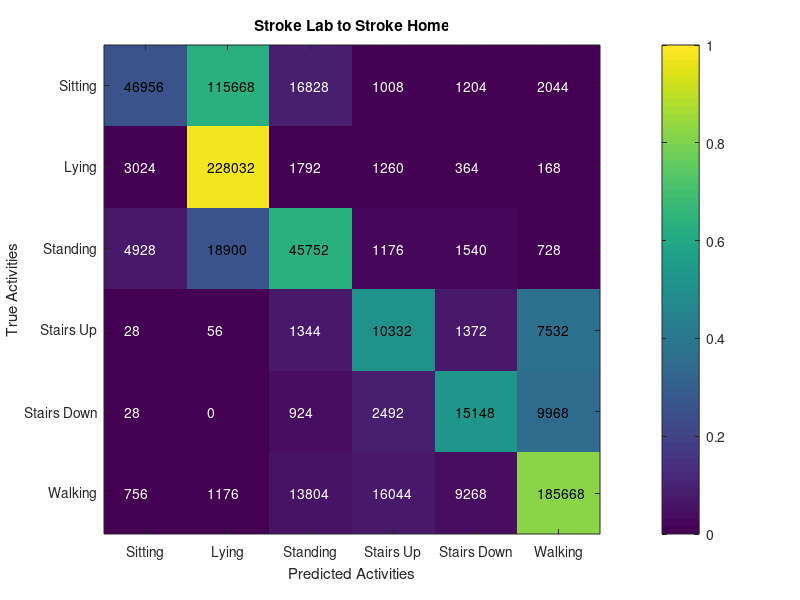
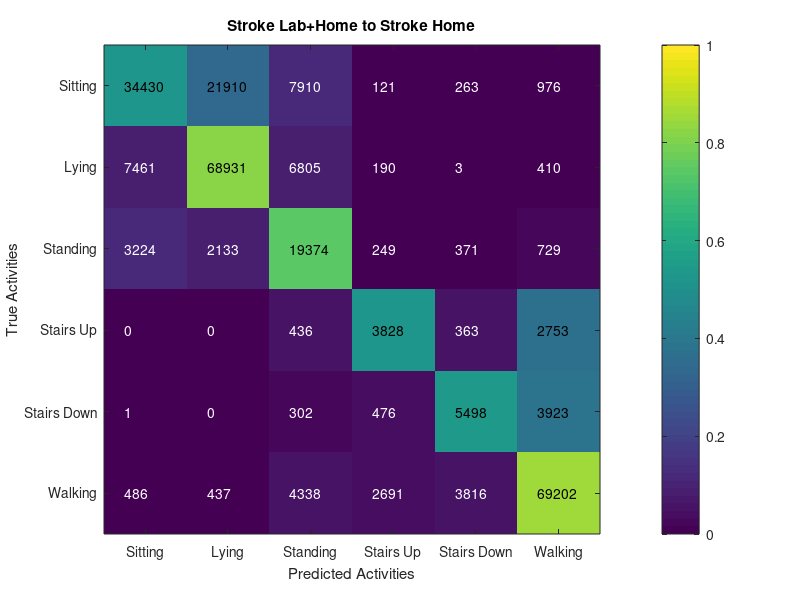

These figures' MATLAB source, in order: (Note: this script raises an error after producing the figures.)
clc
clear all
close all
% -------------------------------------------------------------------------
% AnalyzeConfMat.m

% Generate tables or figures relating to classifier output.

% Input: .mat data from classifier scripts
% Output: ConfMat, Boxplot, table 
% -------------------------------------------------------------------------

Activities={'Sitting', 'Lying', 'Standing', 'Stairs Up', 'Stairs Down', 'Walking'};
numAct=length(Activities);

%load('Z:\RERC- Phones\Server Data\Clips\10s\PhoneData_Feat.mat') % Features

%% Lab vs. Home
load('ConfusionMat_strokestrokeHome');
load('DirectComp_LabvsHome');

% Confusion Matrix: Lab --> Home
subjinds=cellfun(@(x) ~isempty(x), LabConfMatHome(:));
ConfMatAll=zeros(length(Activities),length(Activities),sum(subjinds),size(LabConfMatHome,2));

subjinds=find(subjinds);

for i=1:length(subjinds)
    ind=subjinds(i);
    for j=1:size(LabConfMatHome,2)
        ConfMatAll(:,:,ind,j)=LabConfMatHome{ind};
    end
end
ConfMatAll=sum(ConfMatAll,4);
ConfMatAll=sum(ConfMatAll,3);
correctones = sum(ConfMatAll,2);
correctones = repmat(correctones,[1 6]);
figure; imagesc(ConfMatAll./correctones, [0 1]); colorbar
xlabel('Predicted Activities'); ylabel('True Activities');
title('Stroke Lab to Stroke Home');
set(gca,'XTickLabel',Activities)
set(gca,'YTickLabel',Activities)
set(gca,'XTick',[1 2 3 4 5 6])
set(gca,'YTick',[1 2 3 4 5 6])

for i=1:numAct
    for j=1:numAct
        conf_str=num2str(ConfMatAll(j,i));
        if ConfMatAll(j,i)/correctones(j,i)<0.15
            txtclr='w';
        else
            txtclr='k';
        end
        text(i-0.25,j,conf_str,'Color',txtclr);
    end
end

% Confusion Matrix: Lab+Home --> Home 
subjinds=cellfun(@(x) ~isempty(x), LabHomeConfMatHome(:,1));
ConfMatAll=zeros(length(Activities),length(Activities),sum(subjinds),size(LabHomeConfMatHome,2));

subjinds=find(subjinds);

StrokeHomeCounts=zeros(6,15);
for i=1:length(subjinds)
    ind=subjinds(i);
    for j=1:size(LabHomeConfMatHome,2)
        ConfMatAll(:,:,ind,j)=LabHomeConfMatHome{ind,j};
        if j==1
            StrokeHomeCounts(:,i)=sum(LabHomeConfMatHome{ind,j},2);
        end
    end
end
ConfMatAll=sum(ConfMatAll,4);
ConfMatAll=sum(ConfMatAll,3);
correctones = sum(ConfMatAll,2);
correctones = repmat(correctones,[1 6]);
figure; imagesc(ConfMatAll./correctones, [0 1]); colorbar
xlabel('Predicted Activities'); ylabel('True Activities');
title('Stroke Lab+Home to Stroke Home');
set(gca,'XTickLabel',Activities)
set(gca,'YTickLabel',Activities)
set(gca,'XTick',[1 2 3 4 5 6])
set(gca,'YTick',[1 2 3 4 5 6])

for i=1:numAct
    for j=1:numAct
        conf_str=num2str(ConfMatAll(j,i));
        if ConfMatAll(j,i)/correctones(j,i)<0.15
            txtclr='w';
        else
            txtclr='k';
        end
        text(i-0.25,j,conf_str,'Color',txtclr);
    end
end

% Accuracy
for i=1:length(subjinds)
    indSub=subjinds(i);
    
    Acc_Lab_HomeHome(i,:)=calc_classacc(sum(cat(3,Lab_HometoHome{indSub,:}),3));
    Acc_LabHome(i,:)=calc_classacc(LabConfMatHome{indSub});
    
    LabHomeConfMatLab_sub=cat(3,HometoHome{indSub,:});
    LabHomeConfMatHome_sub=cat(3,LabHomeConfMatHome{indSub,:});
    Acc_HometoHome(i,:)=calc_classacc(sum(LabHomeConfMatLab_sub,3));
    Acc_LabHomeHome(i,:)=calc_classacc(sum(LabHomeConfMatHome_sub,3));

end

% Box plots: Environment-specific
figure;
subplot(2,4,1);
boxplot(Acc_Lab_HomeHome,Activities);
ylim([0 1.1]);
title('Stroke Lab-Home to Home');

subplot(2,4,2);
boxplot(Acc_LabHome,Activities);
boxplot_fill('y')
ylim([0 1.1]);
title('Stroke Lab to Stroke Home');

subplot(2,4,3);
boxplot(Acc_HometoHome,Activities);
ylim([0 1.1]);
title('Stroke Home to Home');

subplot(2,4,4);
boxplot(Acc_LabHomeHome,Activities);
boxplot_fill([1 0.5 0])
ylim([0 1.1]);
title('Stroke Lab+Home to Stroke Home');

subplot(2,4,[5:8])
BalAcc_Lab_HomeHome=nanmean(Acc_Lab_HomeHome,2);
BalAcc_LabHome=nanmean(Acc_LabHome,2);
BalAcc_HomeHome=nanmean(Acc_HometoHome,2);
BalAcc_LabHomeHome=nanmean(Acc_LabHomeHome,2);
mdl = [repmat({'Lab-Home to Home'}, length(BalAcc_Lab_HomeHome), 1); ...
    repmat({'Lab to Home'}, length(BalAcc_LabHome), 1); ...
    repmat({'Home to Home'}, length(BalAcc_HomeHome), 1); ...
    repmat({'Lab+Home to Home'}, length(BalAcc_LabHomeHome), 1)];

boxplot([BalAcc_Lab_HomeHome; BalAcc_LabHome; BalAcc_HomeHome; BalAcc_LabHomeHome],mdl)
boxplot_fill('y',3); boxplot_fill([1 0.5 0],1)
ylim([0 1.1]); ylabel('Balanced Accuracy');

%% Stroke to Stroke Population

% Confusion Matrix
for i=1:size(PopConfMat,2)
    ConfMatAll(:,:,i)=PopConfMat{i}./repmat(sum(PopConfMat{i},2),[1 6]);
end

ConfMatAll=nansum(ConfMatAll,3);
correctones = sum(ConfMatAll,2);
correctones = repmat(correctones,[1 6]);
figure, subplot(2,3,3), imagesc(ConfMatAll./correctones); colorbar; caxis([0 1])
set(gca,'XTickLabels',Activities)
set(gca,'YTickLabels',Activities)
xlabel('Predicted Activities'); ylabel('True Activities');
title('Stroke to Stroke')

for i=1:numAct
    for j=1:numAct
        conf_str=num2str(.01*round(10000*ConfMatAll(j,i)/correctones(j,i)),'%10.3g');
        % Add trailing zeros
        if length(conf_str)<4 && ~strcmp('0',conf_str)
            if isempty(regexp(conf_str,'\.','once'))
                if length(conf_str)==2
                    conf_str=[conf_str '.0'];
                elseif length(conf_str)==1
                    conf_str=[conf_str '.00'];
                end
            else
                conf_str=[conf_str '0'];
            end
        end 
            
        if ConfMatAll(j,i)/correctones(j,i)<0.15
            txtclr='w';
        else
            txtclr='k';
        end
        text(i-0.25,j,conf_str,'Color',txtclr);
    end
end

% Accuracy
for indSub=1:length(PopConfMat)
    Acc_StrokePop(indSub,:)=calc_classacc(PopConfMat{indSub});
end


%% Healthy to Healthy

load('RUSConfusion');

% Confusion Matrix
for i=1:size(ConfMat,2)
    ConfMatAll(:,:,i)=ConfMat{i}./repmat(sum(ConfMat{i},2),[1 6]);
end

ConfMatAll=nansum(ConfMatAll,3);
correctones = sum(ConfMatAll,2);
correctones = repmat(correctones,[1 6]);
subplot(2,3,1), imagesc(ConfMatAll./correctones); colorbar; caxis([0 1])
set(gca,'XTickLabels',Activities)
set(gca,'YTickLabels',Activities)
xlabel('Predicted Activities'); ylabel('True Activities');
title('Healthy to Healthy')

for i=1:numAct
    for j=1:numAct
        conf_str=num2str(.01*round(10000*ConfMatAll(j,i)/correctones(j,i)),'%10.3g');
        % Add trailing zeros
        if length(conf_str)<4 && ~strcmp('0',conf_str)
            if isempty(regexp(conf_str,'\.','once'))
                if length(conf_str)==2
                    conf_str=[conf_str '.0'];
                elseif length(conf_str)==1
                    conf_str=[conf_str '.00'];
                end
            else
                conf_str=[conf_str '0'];
            end
        end        
        
        if ConfMatAll(j,i)/correctones(j,i)<0.15
            txtclr='w';
        else
            txtclr='k';
        end
        text(i-0.25,j,conf_str,'Color',txtclr);
    end
end

% Accuracy
for indSub=1:length(ConfMat)
    Acc_Health(indSub,:)=calc_classacc(ConfMat{indSub});
end

% ActivityCounts
for i=1:size(ConfMat,2)
    ConfMatAll(:,:,i)=ConfMat{i};
end
HealthyCounts=sum(sum(ConfMatAll,3),2);

%% Healthy to Stroke Home

load('ConfusionMat_strokeAll.mat')

% Confusion Matrix
for i=1:size(ConfMat,2)
    ConfMatAll(:,:,i)=ConfMat{i}./repmat(sum(ConfMat{i},2),[1 6]);
end

ConfMatAll=nansum(ConfMatAll,3);
correctones = sum(ConfMatAll,2);
correctones = repmat(correctones,[1 6]);
subplot(2,3,2), imagesc(ConfMatAll./correctones); colorbar; caxis([0 1])
set(gca,'XTickLabels',Activities)
set(gca,'YTickLabels',Activities)
xlabel('Predicted Activities'); ylabel('True Activities');
title('Healthy to Stroke')

for i=1:numAct
    for j=1:numAct
        conf_str=num2str(.01*round(10000*ConfMatAll(j,i)/correctones(j,i)),'%10.3g');
        % Add trailing zeros
        if length(conf_str)<4 && ~strcmp('0',conf_str)
            if isempty(regexp(conf_str,'\.','once'))
                if length(conf_str)==2
                    conf_str=[conf_str '.0'];
                elseif length(conf_str)==1
                    conf_str=[conf_str '.00'];
                end
            else
                conf_str=[conf_str '0'];
            end
        end 
        
        if ConfMatAll(j,i)/correctones(j,i)<0.15
            txtclr='w';
        else
            txtclr='k';
        end
        text(i-0.25,j,conf_str,'Color',txtclr);
    end
end

% Accuracy
for i=1:30%length(subjinds)
    indSub=i;%subjinds(i);
    Acc_Stroke(i,:)=calc_classacc(ConfMat{indSub});
end

for i=1:size(ConfMat,2)
    ConfMatAll(:,:,i)=ConfMat{i};
end
StrokeCounts=sum(sum(ConfMatAll,3),2);

% Box plots: Population

BalAcc_Health=nanmean(Acc_Health,2);
BalAcc_Stroke=nanmean(Acc_Stroke,2);
BalAcc_StrokePop=nanmean(Acc_StrokePop,2);

subplot(2,3,4)
% boxplot(Acc_Health,Activities);
boxplot([Acc_Health BalAcc_Health]);
ylim([0 1.1]);
title('Healthy to Healthy');
%boxplot_fill('b')

subplot(2,3,5)
% boxplot(Acc_Stroke,Activities);
boxplot([Acc_Stroke BalAcc_Stroke]);
%boxplot_fill([0.5 0 0.5])
ylim([0 1.1]);
title('Healthy to Stroke (All)');

subplot(2,3,6)
% boxplot(Acc_StrokePop,Activities);
boxplot([Acc_StrokePop BalAcc_StrokePop]);
%boxplot_fill('r')
ylim([0 1.1]);
title('Stroke to Stroke');

% subplot(2,3,[4:6])
% BalAcc_Health=nanmean(Acc_Health,2);
% BalAcc_Stroke=nanmean(Acc_Stroke,2);
% BalAcc_StrokePop=nanmean(Acc_StrokePop,2);
% mdl = [repmat({'Healthy to Healthy'}, length(BalAcc_Health), 1); ...
%     repmat({'Healthy to Stroke'}, length(BalAcc_Stroke), 1); ...
%     repmat({'Stroke to Stroke'}, length(BalAcc_StrokePop), 1)];
% boxplot([BalAcc_Health; BalAcc_Stroke; BalAcc_StrokePop],mdl)
% boxplot_fill('b',3); boxplot_fill([0.5 0 0.5],2); boxplot_fill('r',1)
% ylim([0 1.1]); ylabel('Balanced Accuracy');

% Save figure
% h=gcf;
% set(h,'Units','Inches');
% pos = get(h,'Position');
% set(h,'PaperPositionMode','Auto','PaperUnits','Inches','PaperSize',[pos(3), pos(4)])
% print(h,'Fig3','-dpdf','-r0')


%% Histograms of class distributions

% Healthy and Stroke (Population)
figure, hold on
bar(1:6,HealthyCounts/sum(HealthyCounts),'FaceColor',[.6 .6 .6],'BarWidth',1)
for j=1:6
    if HealthyCounts(j)
        text(j,HealthyCounts(j)/sum(HealthyCounts)+.015,num2str(HealthyCounts(j)),'Rotation',90)
    end
end
bar(8:13,StrokeCounts/sum(StrokeCounts),'FaceColor',[1 .5 0],'BarWidth',1)
for j=1:6
    if StrokeCounts(j)
        text(7+j,StrokeCounts(j)/sum(StrokeCounts)+.015,num2str(StrokeCounts(j)),'Rotation',90)
    end
end
ax=gca;
ax.XTick=[1:6 8:13];
ax.XTickLabel=[Activities Activities];
ax.XTickLabelRotation=45;

% Stroke Home

StrokeHomeCounts(StrokeHomeCounts<60)=0;
StrokeHomeCounts(:,sum(StrokeHomeCounts)==0)=[];

Activities_abr={'Si', 'L', 'St', 'SU', 'SD', 'W'};

ticks=[];
ticklabels={};

figure, hold on
for i=1:length(StrokeHomeCounts)
    bar(7*(i-1)+1:7*i-1,StrokeHomeCounts(:,i)/sum(StrokeHomeCounts(:,i)),'FaceColor',[1 .5 0],'BarWidth',1)
    ticks=[ticks 7*(i-1)+1:7*i-1];
    ticklabels=[ticklabels Activities_abr];
    for j=1:6
        if StrokeHomeCounts(j,i)
            text(7*(i-1)+j,StrokeHomeCounts(j,i)/sum(StrokeHomeCounts(:,i))+.015,num2str(StrokeHomeCounts(j,i)),'Rotation',90)
        end
    end
end
ax=gca;
ax.XTick=ticks;
ax.XTickLabel=ticklabels;
ax.XTickLabelRotation=90;